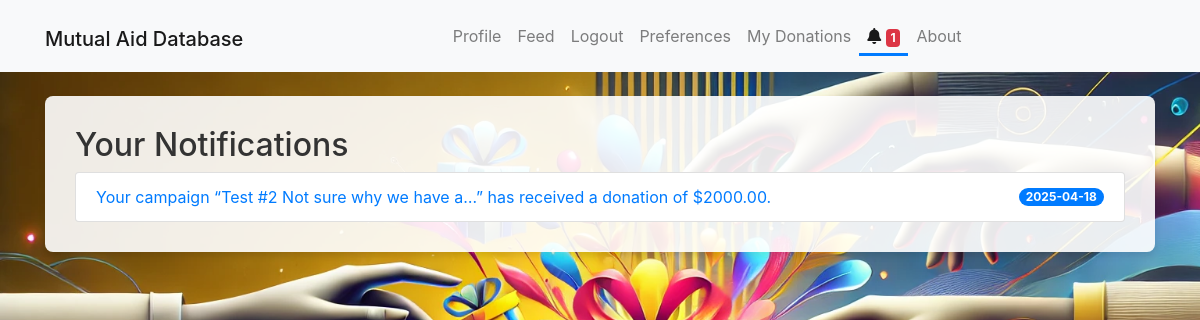
The page /notifications (signed in) on the database as committed earlier.
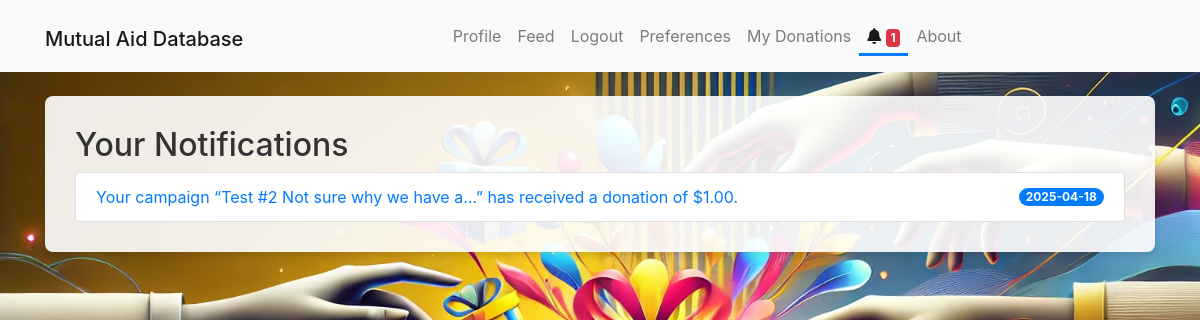
The same page on the database as committed later.
### app/models.py (models this page shows, shortened)
class Notification(db.Model):
    __tablename__ = 'notification'
    id = db.Column(db.Integer, primary_key=True)
    user_id = db.Column(db.Integer, db.ForeignKey('users.id'), nullable=False)  # The subscriber
    post_id = db.Column(db.Integer, db.ForeignKey('post.id'), nullable=False)    # The post triggering the notification
    message = db.Column(db.String(255), nullable=True)
    is_read = db.Column(db.Boolean, default=False, nullable=False)
    timestamp = db.Column(db.DateTime, default=datetime.utcnow, nullable=False)

### app/routes.py (the view)
@main.route('/notifications')
def notifications():
    if 'user_id' not in session:
        flash('Please log in to see notifications.', 'warning')
        return redirect(url_for('main.login'))
    user_id = session['user_id']
    notifications = Notification.query.filter_by(user_id=user_id, is_read=False).order_by(Notification.timestamp.desc()).all()
    return render_template('notifications.html', notifications=notifications)

### app/__init__.py (called while the page is built)
@app.context_processor
def inject_notification_count():
    from app.models import Notification  # avoid circular import issues if needed
    if 'user_id' in session:
        count = Notification.query.filter_by(user_id=session['user_id'], is_read=False).count()
    else:
        count = 0
    print(f"Notification count: {count}")
    return dict(notification_count=count)

### app/templates/notifications.html (shortened to what this page needs)
{% extends "base.html" %}
{% block content %}
<div class="form-container">
<h2>Your Notifications</h2>
{% if notifications %}
  <ul class="list-group">
    {% for notification in notifications %}
      <li class="list-group-item d-flex justify-content-between align-items-center">
        <a href="{{ url_for('main.read_notification', notif_id=notification.id) }}">
          {{ notification.message }}
        </a>
        <span class="badge badge-primary badge-pill">{{ notification.timestamp.strftime('%Y-%m-%d') }}</span>
      </li>
    {% endfor %}
  </ul>
</div>
{% else %}
  <p>You have no new notifications.</p>
{% endif %}
{% endblock %}

### app/templates/base.html (shortened to what this page needs)
<!DOCTYPE html>
<html lang="en">
<head>
  <link rel="stylesheet" href="https://stackpath.bootstrapcdn.com/bootstrap/4.5.2/css/bootstrap.min.css">
  <link rel="stylesheet" href="https://cdnjs.cloudflare.com/ajax/libs/font-awesome/6.1.1/css/all.min.css">
  <link rel="stylesheet" href="{{ url_for('static', filename='css/style.css') }}">
</head>
<body>
  <nav class="navbar navbar-expand-lg navbar-light bg-light">
    <div class="container justify-content-center">
      <h1><a class="navbar-brand " href="{{ url_for('main.welcome') }}">Mutual Aid Database</a></h1>
      <div class="collapse navbar-collapse justify-content-center" id="navbarCentered">
        <ul class="navbar-nav">
          {% if session.get('user_id') %}
            <li class="nav-item">
              <a class="nav-link {% if request.endpoint=='main.profile' %}active{% endif %}" href="{{ url_for('main.profile') }}">Profile</a>
            </li>
            <li class="nav-item">
              <a class="nav-link {% if request.endpoint=='main.feed' %}active{% endif %}" href="{{ url_for('main.feed') }}">Feed</a>
            </li>
            <li class="nav-item">
              <a class="nav-link {% if request.endpoint=='main.logout' %}active{% endif %}" href="{{ url_for('main.logout') }}">Logout</a>
            </li>
            <li class="nav-item">
              <a class="nav-link {% if request.endpoint=='main.preferences' %}active{% endif %}" href="{{ url_for('main.preferences') }}">Preferences</a>
            </li>
            <li class="nav-item">
              <a class="nav-link {% if request.endpoint=='main.donations' %}active{% endif %}" href="{{ url_for('main.my_donations') }}">My Donations</a>
            </li>
            <li class="nav-item">
              <a class="nav-link {% if request.endpoint=='main.notifications' %}active{% endif %}" href="{{ url_for('main.notifications') }}">
                <i class="fa fa-bell"></i>
                {% if notification_count > 0 %}
                  <span class="badge badge-danger">{{ notification_count }}</span>
                {% endif %}
              </a>
            </li>
          {% endif %}
          <li class="nav-item {% if request.endpoint=='main.about' %}active{% endif %}"><a class="nav-link" href="{{ url_for('main.about') }}">About</a></li>
        </ul>
      </div>
    </div>
  </nav>
  <div class="container mt-4">
    {% block content %}{% endblock %}
  </div>
</body>
</html>

### app/static/css/style.css (style rules this page uses)
.navbar { display: flex; justify-content: center; }
body { background-image: url("../uploads/Mutual\ database\ background.png"); background-size: cover; background-attachment: fixed; background-size: cover; background-color: #f5f7fa; color: #333; }
.form-container { background-color: rgba(255, 255, 255, 0.9); padding: 30px; border-radius: 8px; box-shadow: 0 4px 6px rgba(0, 0, 0, 0.1); margin-top: 20px; margin-bottom: 20px; }
.navbar-nav .nav-link.active { position: relative; }
.navbar-nav .nav-link.active::after { content: ""; position: absolute; bottom: 0; left: 0; right: 0; height: 3px; background-color: #007bff; }

Rows that differ between the two databases and show on the page:
no longer on this page (row edited): Notification: message "Your campaign “Test #2 Not sure why we have a…” has received a donation of $2000.00.", timestamp "2025-04-18"
added Notification: message "Your campaign “Test #2 Not sure why we have a…” has received a donation of $1.00.", timestamp "2025-04-18"
